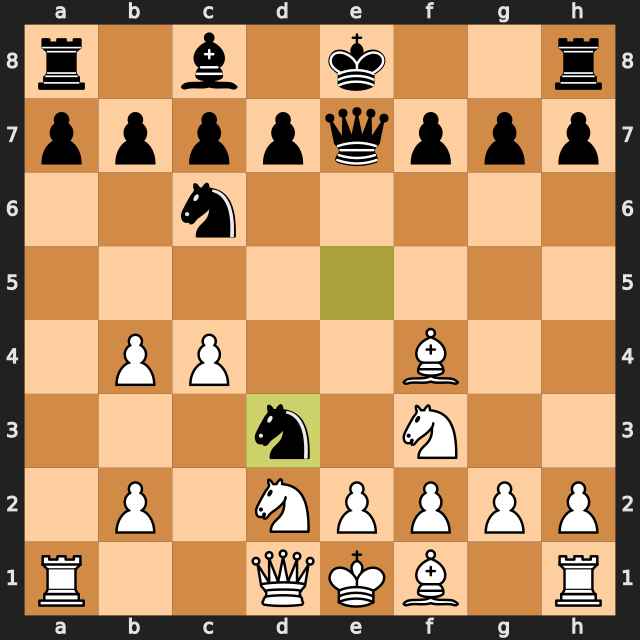
#> input picture img/current_board.png, 640 x 640 px
$ python chess_graphics.py
#> lines starting #> are read from the running program, lines starting #| are printed output that depends on the picture
import cv2
import numpy as np

img1 = cv2.imread('img/current_board.png')
#> img1 is the input picture: shape (640, 640, 3); mean B, G, R 99.9, 143.6, 186.2
img2 = cv2.imread('img/current_probability.png')
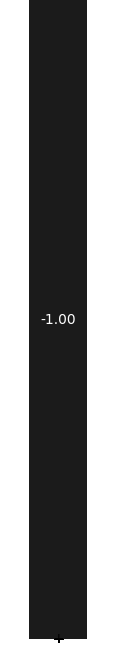
#> input picture img/current_probability.png, 116 x 646 px
#> img2 is the input picture: shape (646, 116, 3); min 0, max 255, mean 142.4
cv2.namedWindow('Wizard-Chess')
cv2.namedWindow('Probability')
cv2.namedWindow('Post-Game-Analysis')

while True:

    try:
        cv2.imshow('Wizard-Chess', img1)
        cv2.imshow('Probability', img2)

        k = cv2.waitKey(1000)
#> (key e is pressed here)
        if k == ord('u'):
            img1 = cv2.imread('img/current_board.png')
            img2 = cv2.imread('img/current_probability.png')

        elif k == ord('e'):
            break


    except:
        continue

img3 = cv2.imread('img/post_analysis.png')
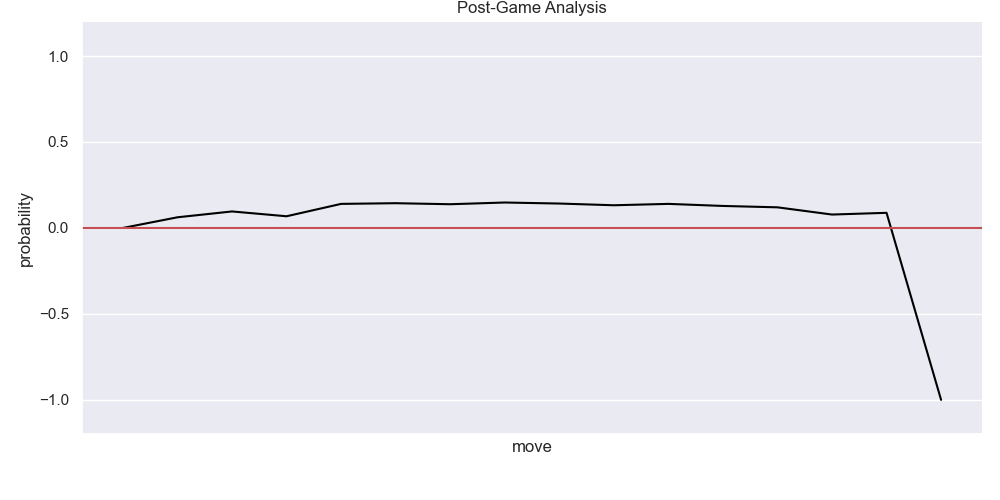
#> input picture img/post_analysis.png, 1000 x 500 px
#> img3 is the input picture: shape (500, 1000, 3); mean B, G, R 243.4, 237.6, 238
cv2.imshow('Post-Game-Analysis', img3)
cv2.waitKey(100000)
cv2.destroyAllWindows()
